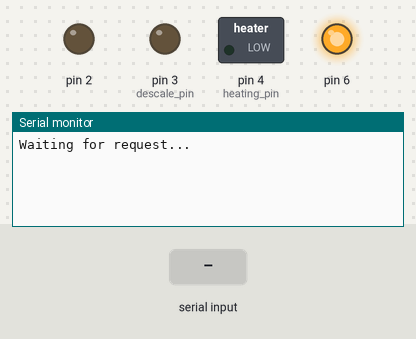
Bench run of a sketch on a simulated Arduino Uno, built with avr-gcc and run on an emulated ATmega328P. On the bench: switched loads named in the sketch (green lamp = pin HIGH), output pins drawn as LEDs (lit = HIGH), the last lines printed to the serial monitor. The inputs (shaded band) are chosen by the test bench. Pins used as bus, display or sensor lines are not drawn.

Above: at 1.2 s.
1.3 s: "90,45\n" received over Serial
At 2.8 s:
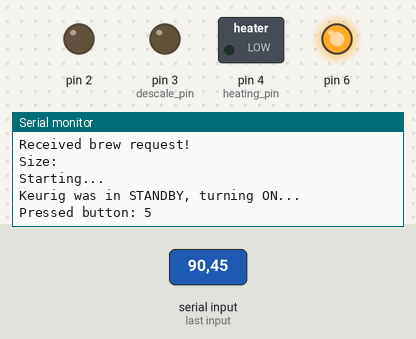
At 5.0 s:
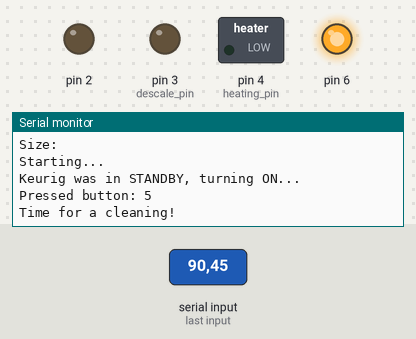

Measured:
- after the input at 1.3 s, the serial monitor: prints a new line after 0.20 s (image 1)

The sketch:

SmartFirmware_1.1.3.ino
```cpp
/////////////////////////////////////////
// Author: Shane Ryan
// Purpose: Control Keurig K40
//
// Nine wires run out the back of
// the Keurig. All are soldered to
// respective joints on the input
// board to control the Keurig, emulating
// button presses w/ quick 5V pulses.
//////////////////////////////////////////


/* note:  to add to functionality, I could make a database that
 *  stores the number of keurig credits someone in the dorm has,
 *  then they can electronically request coffee, a reloading mechanism
 *  can be implemented, people can buy credits from the dorm, a queue
 *  and graphical front end can be developed, and a pi-zero could control
 *  each floor's keurig (using a shift register to connect its few GPIO pins if
 *  need be) and a small LCD installed on top!! That'd be a cool system.
 *  Smart Keurig network, dorm wide.  Heck, why not campus wide?
 *
 *  Coudl make.... Keurig vending machines!!  Smart ones.  Walking around campus,
 *  front-end shows user closest machine and its queue, then can order online
 *  with domer dollars.  Or flex points.
 */

// #include <Timer.h>
// #include <Event.h>

// states declared:
const int ADD_WATER = 1;
const int DESCALE = 2;
const int SUCCESS = 0;

// note: #define is not used in order to
// avoid accidental replacement of 'add_water'
// within 'add_water_pin' in some older versions.

/* pins for digital output, simulating
 *  buttons presses:
 */
const int power_pin = 5;
const int open_close = 6;
const int small_brew = 4;
const int med_brew = 3;
const int large_brew = 2;

/* analog pins declared for reading inputs
 *  as voltages:
 */
const int add_water_pin = 5;
const int descale_pin = 3;
const int heating_pin = 4;

/* Variable to track state of Keurig, on or standby,
 * by flipping every time the button 5 is pressed, and
 * making the assumption that the Arduino is powered on with the
 * Keurig, dependently.  Global variable for this reason.
 */
int power_state = -1;
int waiting = 0;


void setup() {
  // setup pins for digital output
  for (int i = 2; i < 7; i++) {
    pinMode(i, OUTPUT);
    digitalWrite(i, LOW);
  }
  // note: no setup needed for the three analog input pins

  digitalWrite(6, HIGH); // the open_close switch is NC (normally closed)

}


void loop() {
  int end_result = 0;
  int brew_size = 0;

  // check if we've already printed "waiting..."
  if (waiting == 0) {
    Serial.begin(9600);  // configure baud rate - 9600 bits per second
    Serial.println("Waiting for request...");
    waiting = 1;
  }

  while (Serial.available()) {
    waiting = 0; // reset waiting variable
    brew_size = (Serial.read() - '0');
    if (!brew_size) {
      press_button(power_pin);
    }
    else {
      Serial.println("Received brew request!");
      Serial.println();
      Serial.println("Size: ");

      switch (brew_size) {
        case 2:
            Serial.println("Large");
            break;
        case 3:
            Serial.println("Medium");
            break;
        case 4:
            Serial.println("Small");
            break;
      }
      Serial.println("Starting...");
      Serial.println();

      end_result = makeCoffee(brew_size);

      switch (end_result) {
        case SUCCESS:
          Serial.println("Everything went A-OK!");
          break;
        case ADD_WATER:
          Serial.println("Need more water!");
          break;
        case DESCALE:
          Serial.println("Time for a cleaning!");
          break;
        default:
          Serial.println("Unknown error, self-destructing...");
          break;
      }
    }
    Serial.end();
  }
  delay(500);
}


int makeCoffee(int selection)
{
  int ready_status = 0;
  int final_brew_check = 0;

  press_button(power_pin);
  delay(3000);

  // check to see if we're ready to brew:
  ready_status = brew_status();
  if (ready_status) {
    return ready_status;
  }
  delay(1500);

  // also, wait while the keurig is heating up:
  while ((analogRead(heating_pin) * (5.0 / 1023)) < 4) {
    Serial.println("Heating...");
    // add code to print to small lcd as well.
    delay(1000);
  }

  /* here is a snippet to run the inverted logic
   *  needed to simulate the open and close:
   */
  Serial.println("\nPressed button: 6");
  digitalWrite(6, LOW);
  delay(500);
  digitalWrite(6, HIGH);
  delay(2000);

  // sometimes the keurig heats now as well
  while ((analogRead(heating_pin) * (5.0 / 1023)) < 4) {
    Serial.println("Heating...");
    // add code to print to small lcd as well.
    delay(1000);
  }

  /* Now we can choose the brew size! */
  press_button(selection);

  /* need code here to read size LEDs and determine if
   *  brewing has finished.  For now, this will just be
   *  a 45 second timer.  (INTERRUPTS!?)
   */

  Serial.println("Brewing...");
  delay(60000);  // wait for now to determine if brew is done.

  final_brew_check = brew_status(); // check statusd
  press_button(power_pin); // turn machine back off

  return final_brew_check; // return status
}


void press_button(int j)
{
  digitalWrite(j, HIGH);
  delay(100);
  digitalWrite(j, LOW);

  /* check to see if the Keurig is ON or in STANDBY, relay
     the information, and flip power_state.
     */

  if (j == power_pin) {
      if (power_state == 1) {
        Serial.println("Keurig was ON, sending into STANDBY...");
        Serial.println();
        power_state = 0;
      }
      else {
        Serial.println("Keurig was in STANDBY, turning ON...");
        Serial.println();
        power_state = 1;

      }
  }

  Serial.print("Pressed button: ");
  Serial.println(j, DEC);

}


int brew_status()
{
    /* using analog voltages on input pin of status LEDs,
   *  interpret the keurig's state and return an exit
   *  status:
   */

  if ((analogRead(descale_pin) * (5.0 / 1023)) < 4) {
    return DESCALE;
  }

  else if ((analogRead(add_water_pin) * (5.0 / 1023)) < 4) {
    return ADD_WATER;
  }

  else {
    return SUCCESS;
  }

  /* descaling is rare, and includes changing the water out,
   *  so we can just check for that first, as adding water
   *  will be necessary and therefore checking add_water is
   *  redundant.
   */
}
```
